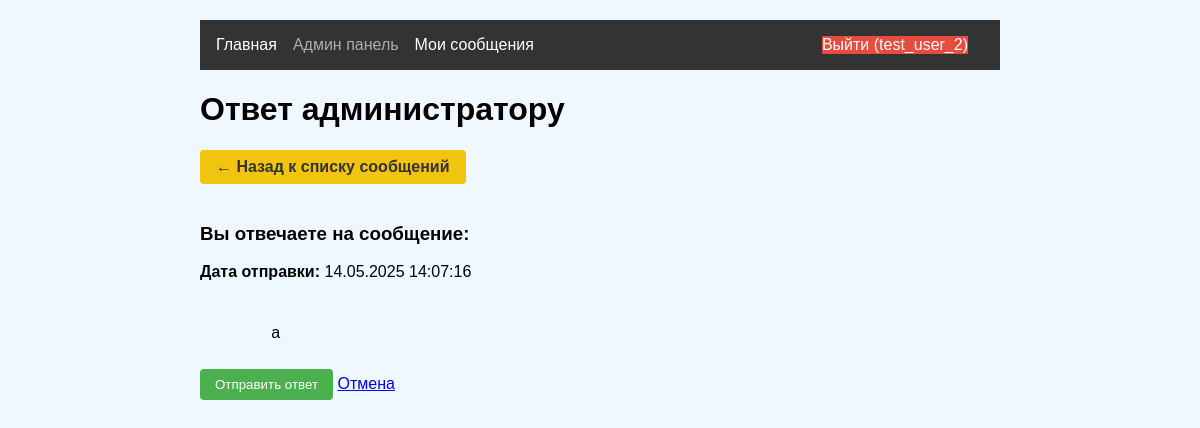
Screenshot of /user/reply/13 (signed in) with the database file from the repository.
### models.py (models this page shows, shortened)
class User(UserMixin, db.Model):
    id = db.Column(db.Integer, primary_key=True)
    username = db.Column(db.String(64), unique=True)
    password_hash = db.Column(db.String(128))
    is_admin = db.Column(db.Boolean, default=False)

class AdminMessage(db.Model):
    id = db.Column(db.Integer, primary_key=True)
    user_id = db.Column(db.Integer, db.ForeignKey('user.id'))
    admin_id = db.Column(db.Integer, db.ForeignKey('user.id'))  # ➕ Добавлено
    message = db.Column(db.Text)
    code_id = db.Column(db.Integer, db.ForeignKey('code_status.id'))
    created_at = db.Column(db.DateTime)
    read = db.Column(db.Boolean, default=False)
    user = db.relationship('User', foreign_keys=[user_id], backref=db.backref('admin_messages', lazy=True))
    admin = db.relationship('User', foreign_keys=[admin_id])  # ➕ Добавлено
    code = db.relationship('CodeStatus', backref=db.backref('messages', lazy=True))
    read_by_user = db.Column(db.Boolean, default=False)
    read_by_admin = db.Column(db.Boolean, default=False)

### app.py (the view, shortened to what this page needs)
@app.route('/user/reply/<int:message_id>', methods=['GET', 'POST'])
@login_required
def reply_to_admin(message_id):
    admin_message = AdminMessage.query.get_or_404(message_id)
    if admin_message.user_id != current_user.id:
        flash('Доступ запрещен', 'error')
        return redirect(url_for('user_messages'))
    existing_reply = Message.query.filter_by(reply_to=message_id).first()
    if existing_reply:
        flash('Вы уже отправили ответ на это сообщение', 'error')
        return redirect(url_for('user_messages'))
    return render_template('reply_to_admin.html', message=admin_message)

### app.py (called while the page is built)
@login_manager.user_loader
def load_user(user_id):
    return User.query.get(int(user_id))

### templates/reply_to_admin.html (shortened to what this page needs)
{% extends "base.html" %}
{% block content %}
<div class="container">
    <h1>Ответ администратору</h1>
    <a href="{{ url_for('user_messages') }}" class="back-btn">← Назад к списку сообщений</a>
    <div class="message-details">
        <div class="original-message">
            <h3>Вы отвечаете на сообщение:</h3>
            <div class="message-meta">
                <p><strong>Дата отправки:</strong> {{ message.created_at.strftime('%d.%m.%Y %H:%M:%S') }}</p>
            </div>
            <div class="message-text">
                {{ message.message }}
            </div>
        </div>
            <div class="form-actions">
                <button type="submit" class="btn">Отправить ответ</button>
                <a href="{{ url_for('user_messages') }}" class="btn cancel-btn">Отмена</a>
            </div>
    </div>
</div>
{% endblock %}

### templates/base.html (shortened to what this page needs)
<!DOCTYPE html>
<html lang="ru">
<head>
    <link rel="stylesheet" href="{{ url_for('static', filename='css/style.css') }}">
</head>
<body>
    <header>
        <nav>
            {% if current_user.is_authenticated %}
                <div class="nav-left">
                    <a href="{{ url_for('main_index') }}" class="nav-link">Главная</a>
                    <a href="{{ url_for('admin_dashboard') }}" class="nav-link {{ 'admin-link' if current_user.is_admin else 'disabled-link' }}">
                        Админ панель
                    </a>
                    <a href="{{ url_for('user_messages') }}" class="nav-link">
                        Мои сообщения
                    </a>
                </div>
                <div class="nav-right">
                    <a href="{{ url_for('logout') }}" class="nav-link logout-btn">Выйти ({{ current_user.username }})</a>
                </div>
            {% else %}
                <div class="nav-left">
                    <a href="{{ url_for('login') }}" class="nav-link">Войти</a>
                    <a href="{{ url_for('register') }}" class="nav-link">Регистрация</a>
                </div>
            {% endif %}
        </nav>
    </header>
    <main>
        {% block content %}{% endblock %}
    </main>
</body>
</html>

### static/css/style.css (style rules this page uses)
body { font-family: Arial, sans-serif; max-width: 800px; margin: 0 auto; padding: 20px; background: #f0f8ff; }
button { background: #4CAF50; color: white; border: none; padding: 8px 15px; border-radius: 4px; cursor: pointer; }
nav { display: flex; background: #333; padding: 1rem; }
nav a { color: white; margin-right: 1rem; text-decoration: none; }
.nav-right { margin-left: auto; }
.back-btn { display: inline-block; margin-bottom: 20px; padding: 8px 16px; background-color: #6c757d; color: #fff; border-radius: 4px; text-decoration: none; }
.disabled-link { opacity: 0.6; cursor: default; position: relative; }
.nav-left, .nav-right { display: flex; align-items: center; }
.nav-left { margin-right: auto; }
.logout-btn { background-color: #e74c3c !important; color: white !important; transition: background-color 0.3s; }
.back-btn { display: inline-block; padding: 8px 16px; background-color: #f1c40f; color: #333; border-radius: 4px; text-decoration: none; margin-bottom: 20px; font-weight: bold; }
.message-text { white-space: pre-wrap; line-height: 1.5; }

### rows the page displays
User: username "test_user_2"
AdminMessage: created_at "14.05.2025 14:07:16", message "а"
